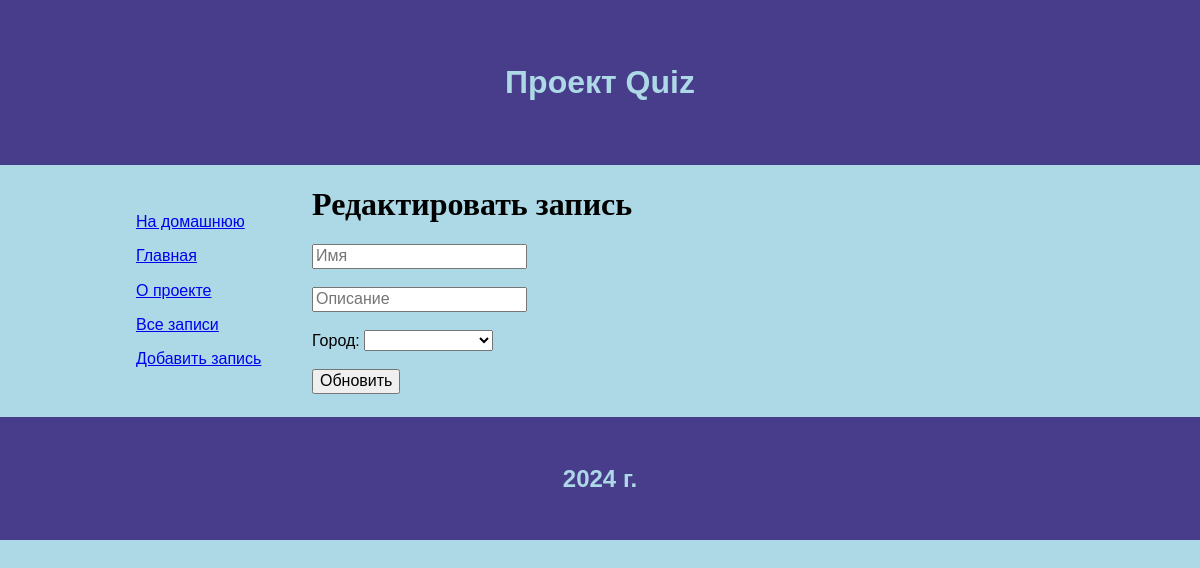
The page /user/6/update on the database as committed earlier.
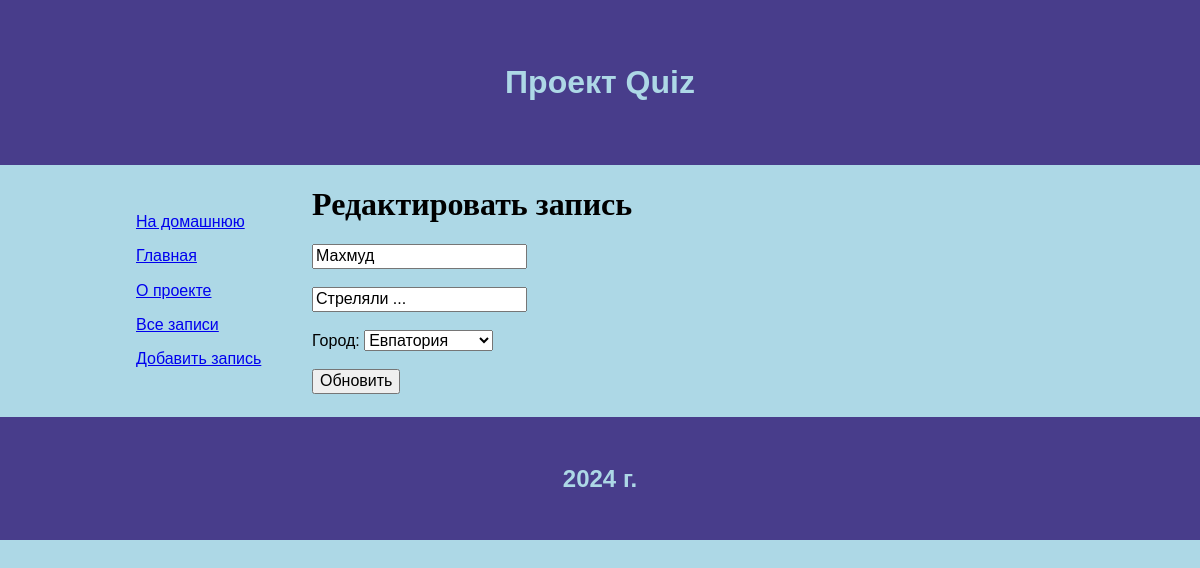
The same page on the database as committed later.
### model/user.py (models this page shows)
class User(db.Model):
    id = db.Column(db.Integer, primary_key=True)
    name = db.Column(db.String(255), nullable=False)
    description = db.Column(db.Text, nullable=True)
    date = db.Column(db.Date, default=datetime.utcnow)
    city_id = db.Column(db.Integer, db.ForeignKey(City.id), nullable=True)

### control.py (the view)
@app.route("/user/<int:id>/update", methods=['GET', 'POST'])
def userUpdate(id):
    user = User.query.get(id)
    if request.method == 'POST':
        user.name = request.form['name']
        user.description = request.form['description']
        city = request.form['city']
        try:
            db.session.commit()
            return redirect('/user/'+ str(user.id))
        except:
            return 'Возникла ошибка при обновлении записи БД'
    else:
        city = City.query.all()
        return render_template('update.html', data=user, city=city)

### templates/update.html (shortened to what this page needs)
{% extends 'base/main.html' %}
{% block content %}
    <h1>Редактировать запись</h1>
    <form method="post">
        <input type="text" name="name" value="{{data.name}}" placeholder="Имя"><br><br>
        <input type="text" name="description" value="{{data.description}}" placeholder="Описание"><br><br>
        Город: <select name="city">
            {% for i in city %}
                {% if i.id == data.city_id %}
                    <option selected value="{{ i.id }}">{{ i.name }}</option>
                {% else %}
                    <option value="{{ i.id }}">{{ i.name }}</option>
                {% endif %}
            {% endfor %}
        </select><br><br>
        <button type="submit">Обновить</button>
    </form>
{% endblock %}

Rows that differ between the two databases and show on the page:
added User: name "Махмуд", description "Стреляли ..."
Other text that changed with them:
form field city: (not shown) → "Евпатория"
